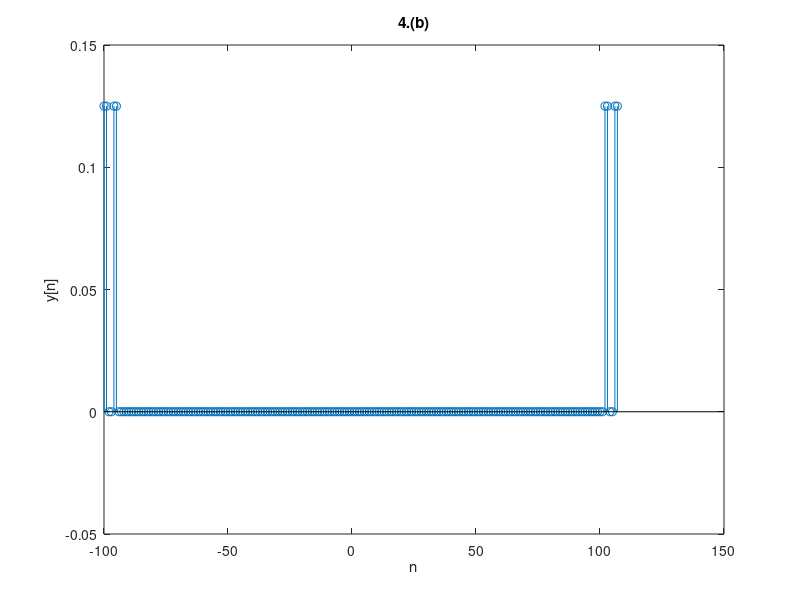

This figure's MATLAB source:
%4.(b)
n=-100:1:100;%目前cos在無窮大為發散數列,我這邊假設x[n]的n用-100到100,間隔為1
x=cos(n*pi/2);%x[n]
h=ones(1,8)/8;%h[n]
y=conv(x,h);%代入摺積函式
v=-100:1:107;%最右邊的脈衝函數會右移7
stem(v,y);%v,y為相同長度陣列下,畫出二維的圖形,其中v跟y的值在index互相對應
title('4.(b)');
xlabel('n');
ylabel('y[n]');
%雖然只能用有限數列摺積,但可以發現除了起始跟終端的脈衝會有值,中間的脈衝值都為0